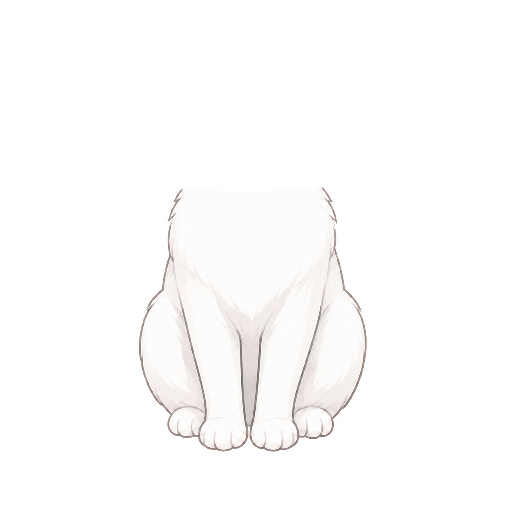
#> input picture v1_test/components/body_neutral.png, 512 x 512 px
$ python -i comparison_service.py   (imports and definitions only)
#> lines starting #> are read from the running program, lines starting #| are printed output that depends on the picture
from __future__ import annotations

import numpy as np
from PIL import Image, ImageChops, ImageEnhance, ImageFilter


def overlay(master: Image.Image, candidate: Image.Image, opacity: float = 0.5) -> Image.Image:
    opacity = min(1.0, max(0.0, opacity))
    layer = candidate.convert("RGBA").copy()
    alpha = layer.getchannel("A").point(lambda value: round(value * opacity))
    layer.putalpha(alpha)
    output = master.convert("RGBA").copy()
    output.alpha_composite(layer)
    return output


def difference(
    master: Image.Image,
    candidate: Image.Image,
    threshold: int = 0,
    highlighted: bool = False,
) -> Image.Image:
    diff = ImageChops.difference(master.convert("RGBA"), candidate.convert("RGBA"))
    values = np.asarray(diff, dtype=np.uint8)
    magnitude = values.max(axis=2)
    magnitude[magnitude < min(255, max(0, threshold))] = 0
    if highlighted:
        result = np.zeros((*magnitude.shape, 4), dtype=np.uint8)
        result[..., 0] = magnitude
        result[..., 3] = np.where(magnitude > 0, 255, 0)
        return Image.fromarray(result, "RGBA")
    return Image.fromarray(magnitude, "L").convert("RGBA")


def alpha_only(image: Image.Image) -> Image.Image:
    return image.convert("RGBA").getchannel("A").convert("RGBA")


def edge_view(image: Image.Image) -> Image.Image:
    edges = image.convert("RGBA").getchannel("A").filter(ImageFilter.FIND_EDGES)
    return ImageEnhance.Contrast(edges).enhance(2.0).convert("RGBA")

>>> from PIL import Image
>>> picture = Image.open('../../../v1_test/components/body_neutral.png')
#> picture is the input picture: PIL image 512x512 RGBA; mean R, G, B, A 45.1, 44.5, 44, 46.5
>>> result = edge_view(picture)
#> in edge_view, `edges = image.convert("RGBA").getchannel("A").filter(ImageFilter.FIND_..`:
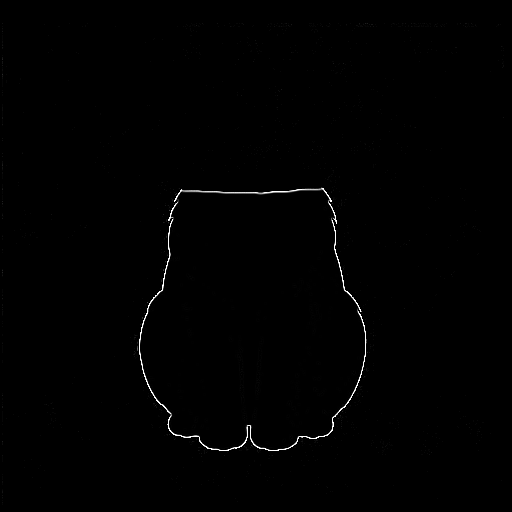
#> edges: PIL image 512x512 L; min 0, max 255, mean 1.2

$ run again, on v1_test/components/head_neutral.png
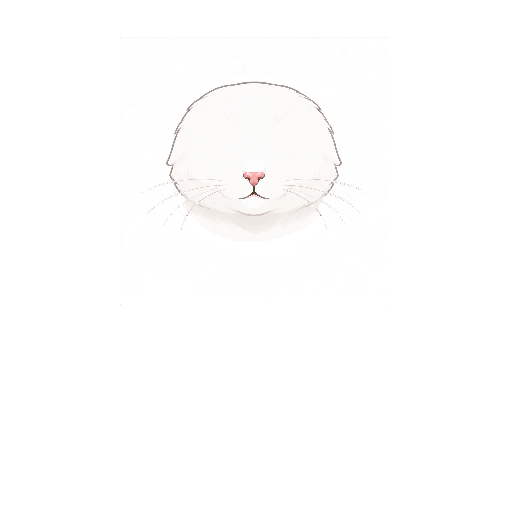
#> input picture v1_test/components/head_neutral.png, 512 x 512 px
#> picture is the input picture: PIL image 512x512 RGBA; mean R, G, B, A 23.4, 23.2, 20.2, 21.1
#> in edge_view, `edges = image.convert("RGBA").getchannel("A").filter(ImageFilter.FIND_..`:
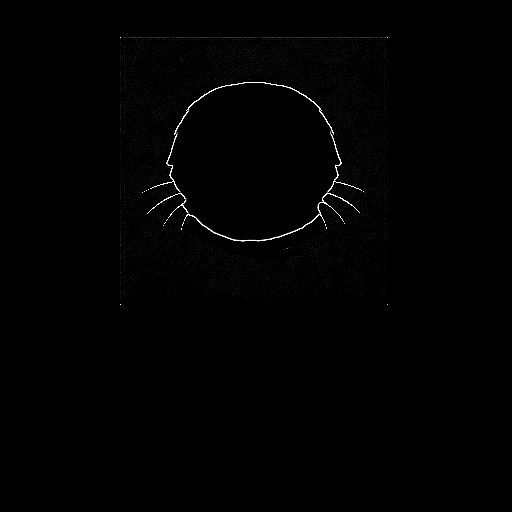
#> edges: PIL image 512x512 L; min 0, max 255, mean 1.4
